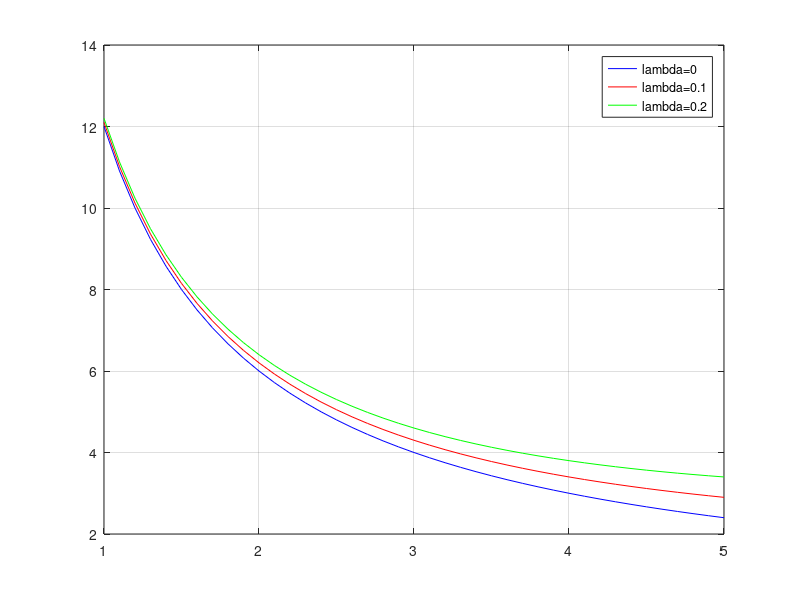
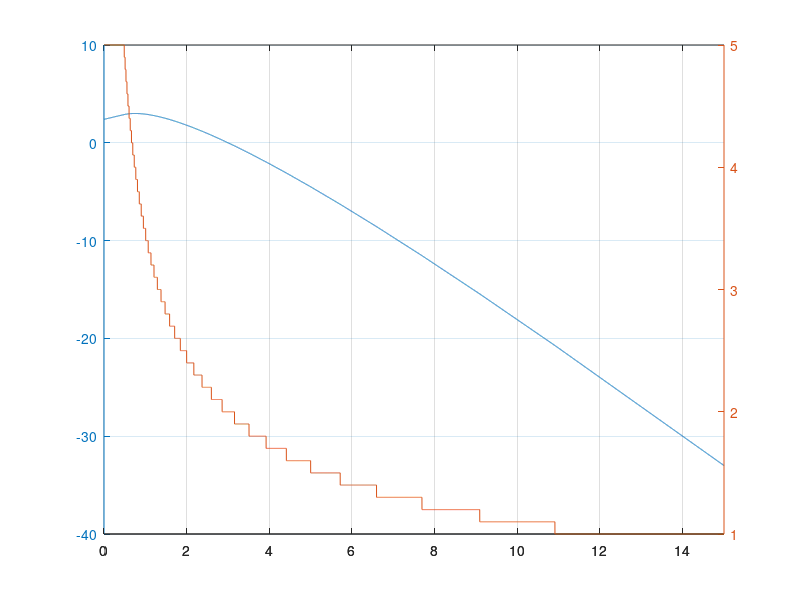

MATLAB code to generate these figures, in order:
clear all; close all;
t = 1:0.1:5;
ce = 12./t;

lambda1 = 0;
lambda2 = 0.1;
lambda3 = 0.2;

f1 = ce + lambda1*t;
f2 = ce + lambda2*t;
f3 = ce + lambda3*t;

[f1_min, i1] = min(f1)
[f2_min, i2] = min(f2)
[f3_min, i3] = min(f3)

t1_min = t(i1)
t2_min = t(i2)
t3_min = t(i3)


figure;
hold on;
plot(t,f1,'b');
plot(t,f2,'r');
plot(t,f3,'g');
legend('lambda=0', 'lambda=0.1', 'lambda=0.2');
hold off;
grid on;
box on;


T = 4;

lambda_vec = 0:0.001:15;
for nn=1:length(lambda_vec)
    lambda = lambda_vec(nn);
    f = ce + lambda*t;
    [f_min, i_min] = min(f);
    t_min(nn) = t(i_min);
    dual_f(nn) = -lambda*T + f_min;
end

[dual_f_max, i_max] = max(dual_f)
dual_max = lambda_vec(i_max)

figure;
hold on;
plotyy(lambda_vec, dual_f, lambda_vec, t_min);
hold off
grid on;
box on;
